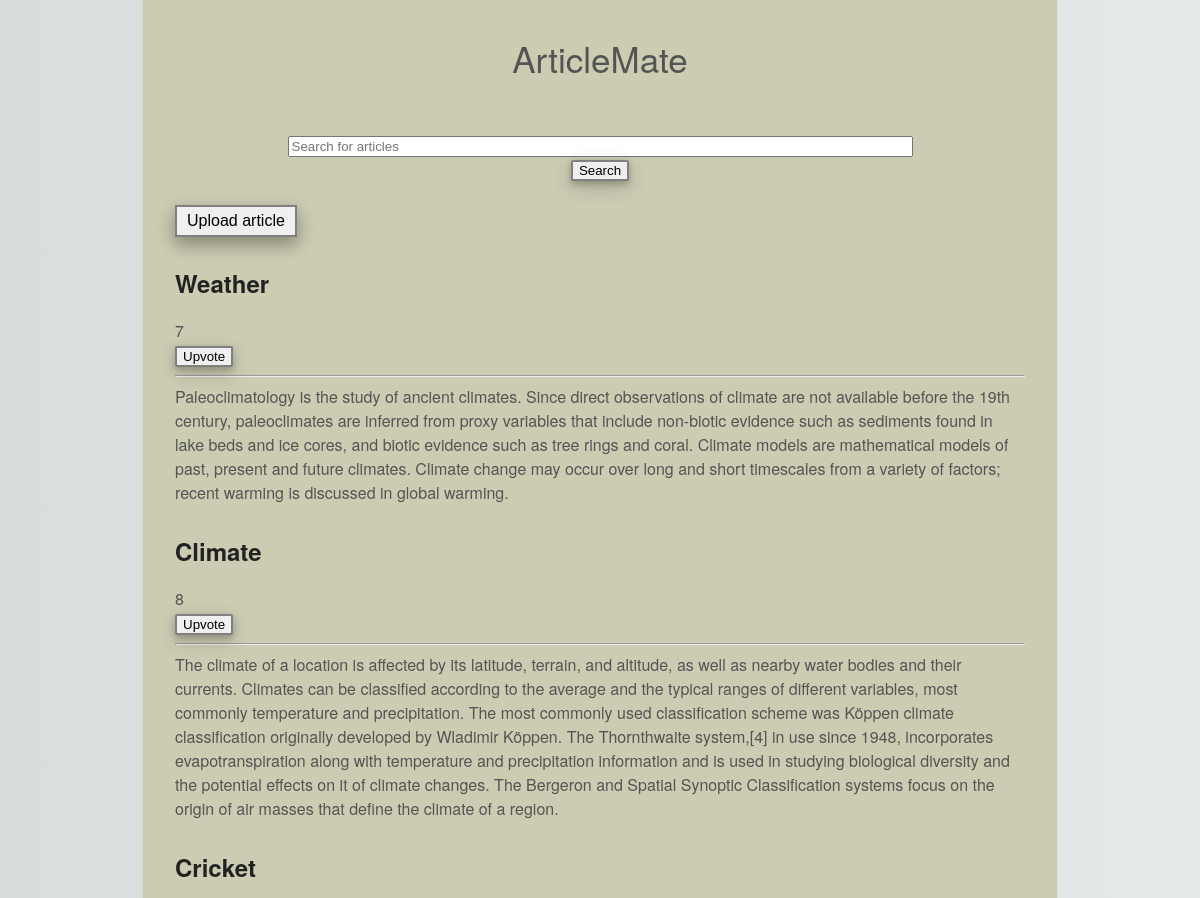
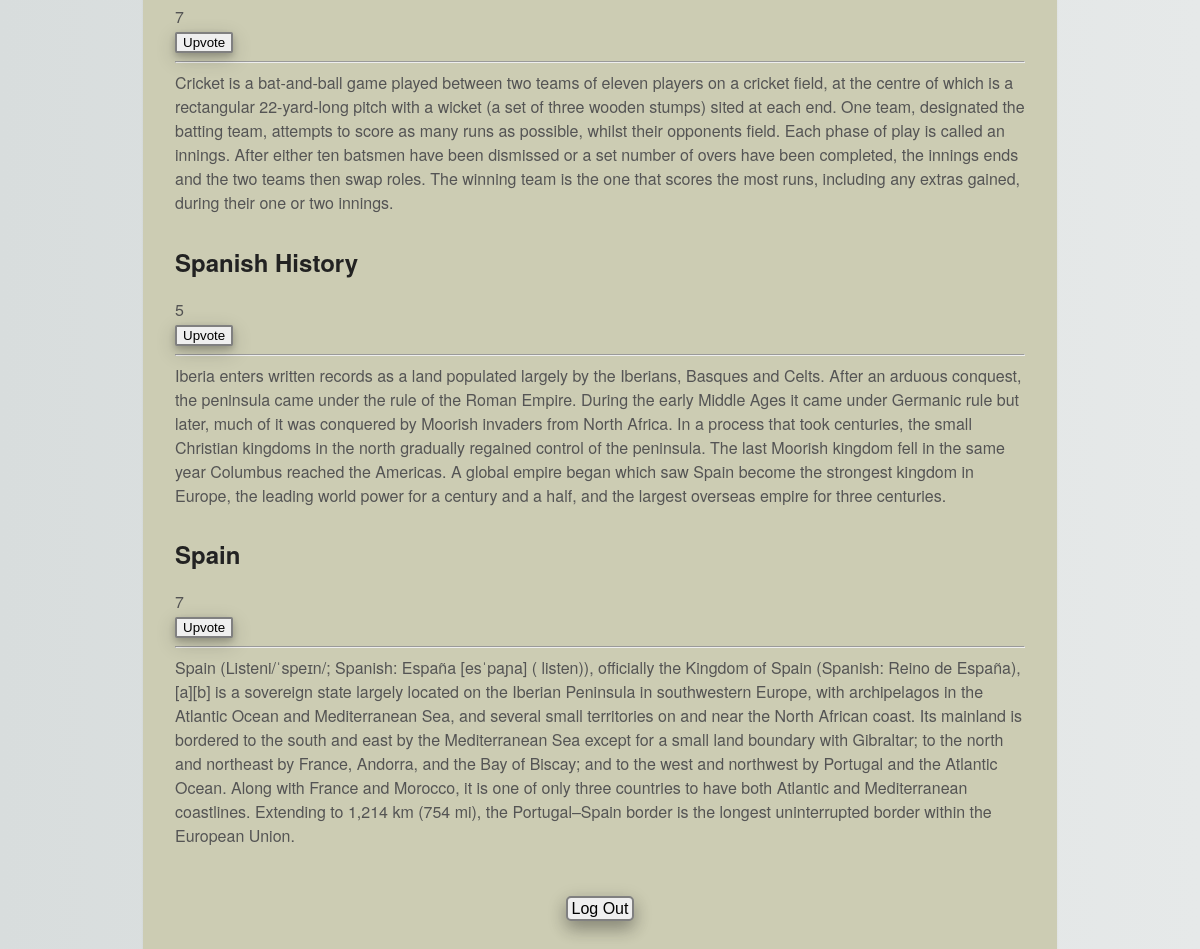
Screenshot of /after_login.php with the database file from the repository (2 pictures, top to bottom).
### tables this page shows
CREATE TABLE `table3` (
  `SNo` int(10) NOT NULL,
  `T3Id` int(10) NOT NULL,
  `Title` varchar(30) NOT NULL,
  `Article` longtext NOT NULL,
  `Upvotes` int(10) NOT NULL
);

### after_login.php (the view, shortened to what this page needs)
<!DOCTYPE html>
<html>
    <head>
        <link rel="stylesheet" href="main.css">
    </head>
    <body class="body">
    <center class="fontstyle">ArticleMate</center><br>
        <br>
        <form action="index.php" method="post" name="form2">
          <center>  <input type="text" name="search" size="75" placeholder="Search for articles"><br>
            <input type="submit" class="button" name="searchs" value="Search">
          </center>
        </form>
        <br>
        <div>
        <form method="post" action="submitarticle.php">
        <button class="upload" type="submit" name="submitarticle">Upload article</button>
        </form>
        </div>
        <?php
            $query1="SELECT COUNT(SNo) FROM table3";
            $result=mysql_query($query1);
            $result1=mysql_fetch_assoc($result);
            $result2=$result1['COUNT(SNo)'];
        for($i=$result2;$i>$result2-5;$i--)
        {
            $query="SELECT * FROM table3 WHERE SNo=$i";
            $queryresult=mysql_query($query);
            $queryresult2=mysql_fetch_assoc($queryresult);
            $title=$queryresult2['Title'];
            $article=$queryresult2['Article'];
            echo '<h2>'.$title.'</h2>
            <form method="post" action="index.php">
            <input type="text" name="sno" value="'.$queryresult2['SNo'].'" hidden>
            '.$queryresult2['Upvotes'].'<br>
            <button type="submit" class="button" name="up">Upvote</button>
            </form>
            <hr>';
            echo $article.'<br>';
        }
        ?>
        <br>
        <br>
         <form method="post" action="index.php">
        <center>
        <input class="loginbutton" type="submit" name="logout" value="Log Out">
        </center>
        </form>
    </body>
</html>

### main.css (style rules this page uses)
html { background: #e6e9e9; background-image: linear-gradient(270deg, rgb(230, 233, 233) 0%, rgb(216, 221, 221) 100%); -webkit-font-smoothing: antialiased; }
body { background: #fff; box-shadow: 0 0 2px rgba(0, 0, 0, 0.06); color: #545454; font-family: "Helvetica Neue", Helvetica, Arial, sans-serif; font-size: 16px; line-height: 1.5; margin: 0 auto; max-width: 850px; padding: 2em 2em 4em; }
h1, h2, h3, h4, h5, h6 { color: #222; font-weight: 600; line-height: 1.3; }
h2 { margin-top: 1.3em; }
.body { background-color: #ccccb3; }
.button { border-radius: 2px; border: 2px solid grey; box-shadow: 0 3px 6px 0 rgba(0,0,0,0.2), 0 6px 20px 0 rgba(0,0,0,0.19); }
.fontstyle { font-style:lucida; font-size: 35px; }
.loginbutton { border-radius: 5px; border: 2px solid grey; box-shadow: 0 8px 16px 0 rgba(0,0,0,0.2), 0 6px 20px 0 rgba(0,0,0,0.19); padding: 1.5px 4px; text-align: center; text-decoration: none; display: inline-block; font-size: 16px; }

### after_login.php (style rules this page uses)
.body { background-color: #ccccb3; }
.button { border-radius: 2px; border: 2px solid grey; box-shadow: 0 8px 16px 0 rgba(0,0,0,0.2), 0 6px 20px 0 rgba(0,0,0,0.19); }
.fontstyle { font-style: Monospace; font-size: 35px; }
.upload { border-radius: 5 px; border: 2px solid grey; box-shadow: 0 8px 16px 0 rgba(0,0,0,0.2), 0 6px 20px 0 rgba(0,0,0,0.19); padding: 5px 10px; text-align: center; text-decoration: none; display: inline-block; font-size: 16px; }

### rows the page displays
table3: Title "Weather", Upvotes "7", Article "Paleoclimatology is the study of ancient climates. Since direct observations of climate are not available before the 19th century, paleoclimates are inferred from proxy variables that include non-biotic evidence such as sediments found in lake beds and ice cores, and biotic evidence such as tree rings and coral. Climate models are mathematical models of past, present and future climates. Climate change may occur over long and short timescales from a variety of factors; recent warming is discussed in global warming."
table3: Title "Climate", Upvotes "8", Article "The climate of a location is affected by its latitude, terrain, and altitude, as well as nearby water bodies and their currents. Climates can be classified according to the average and the typical ranges of different variables, most commonly temperature and precipitation. The most commonly used classification scheme was Köppen climate classification originally developed by Wladimir Köppen. The Thornthwaite system,[4] in use since 1948, incorporates evapotranspiration along with temperature and precipitation information and is used in studying biological diversity and the potential effects on it of climate changes. The Bergeron and Spatial Synoptic Classification systems focus on the origin…"
table3: Title "Cricket", Upvotes "7", Article "Cricket is a bat-and-ball game played between two teams of eleven players on a cricket field, at the centre of which is a rectangular 22-yard-long pitch with a wicket (a set of three wooden stumps) sited at each end. One team, designated the batting team, attempts to score as many runs as possible, whilst their opponents field. Each phase of play is called an innings. After either ten batsmen have been dismissed or a set number of overs have been completed, the innings ends and the two teams then swap roles. The winning team is the one that scores the most runs, including any extras gained, during their one or two innings."
table3: Title "Spanish History", Upvotes "5", Article "Iberia enters written records as a land populated largely by the Iberians, Basques and Celts. After an arduous conquest, the peninsula came under the rule of the Roman Empire. During the early Middle Ages it came under Germanic rule but later, much of it was conquered by Moorish invaders from North Africa. In a process that took centuries, the small Christian kingdoms in the north gradually regained control of the peninsula. The last Moorish kingdom fell in the same year Columbus reached the Americas. A global empire began which saw Spain become the strongest kingdom in Europe, the leading world power for a century and a half, and the largest overseas empire for three centuries."
table3: Title "Spain", Upvotes "7", Article "Spain (Listeni/ˈspeɪn/; Spanish: España [esˈpaɲa] ( listen)), officially the Kingdom of Spain (Spanish: Reino de España),[a][b] is a sovereign state largely located on the Iberian Peninsula in southwestern Europe, with archipelagos in the Atlantic Ocean and Mediterranean Sea, and several small territories on and near the North African coast. Its mainland is bordered to the south and east by the Mediterranean Sea except for a small land boundary with Gibraltar; to the north and northeast by France, Andorra, and the Bay of Biscay; and to the west and northwest by Portugal and the Atlantic Ocean. Along with France and Morocco, it is one of only three countries to have both Atlantic and…"
